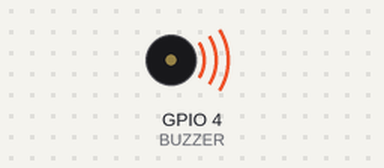
Bench run of a sketch on a simulated ESP32. On the bench: buzzer (waves = sounding).

Above: at 1.3 s.
Timing chart, 0 to 4.6 s (numbered marks = the images above):
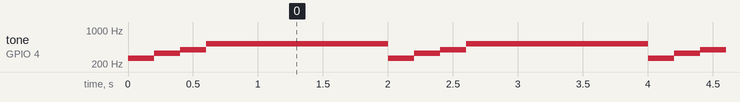

Measured:
- by itself, tone on GPIO 4 (BUZZER): repeats every 2.0 s: 330 Hz 0.20 s, 392 Hz 0.20 s, 523 Hz 1.4 s, 262 Hz 0.20 s

The sketch:

e3_buzzer.ino
```cpp
// e3_buzzer - Melody with explicit PWM frequency per note
// ledcAttach sets up the PWM channel; ledcChangeFrequency changes the pitch.
// Duty cycle is fixed at 50% (128/256) - only frequency changes pitch.
#define BUZZER 4
#define RESOLUTION 8   // 8-bit: duty range 0-255
#define DUTY_50PCT 128 // 50% duty cycle

// Note frequencies (Hz)
#define C4 262
#define E4 330
#define G4 392
#define C5 523

void setup() {
  ledcAttach(BUZZER, C4, RESOLUTION);
  ledcWrite(BUZZER, 0);  // start silent
}

void loop() {
  ledcChangeFrequency(BUZZER, C4, RESOLUTION);
  ledcWrite(BUZZER, DUTY_50PCT);
  delay(200);

  ledcChangeFrequency(BUZZER, E4, RESOLUTION);
  ledcWrite(BUZZER, DUTY_50PCT);
  delay(200);

  ledcChangeFrequency(BUZZER, G4, RESOLUTION);
  ledcWrite(BUZZER, DUTY_50PCT);
  delay(200);

  ledcChangeFrequency(BUZZER, C5, RESOLUTION);
  ledcWrite(BUZZER, DUTY_50PCT);
  delay(400);

  delay(1000);
  ledcWrite(BUZZER, 0);
}
```
